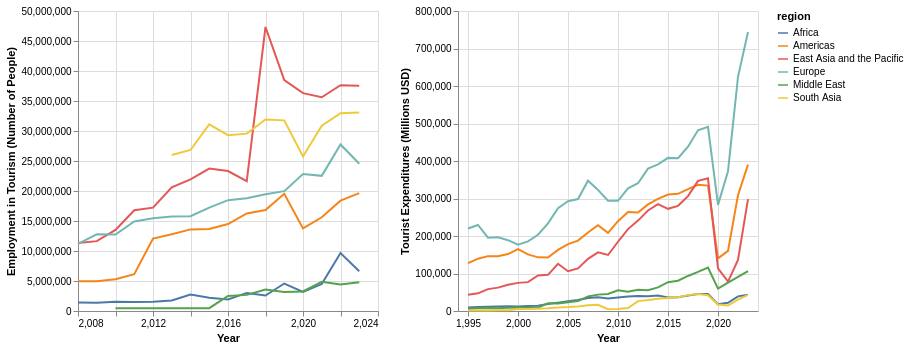

Write notebook code for a chart like this one.
### Code cell
def employment(df):
    chart = alt.Chart(df).mark_line().encode(
        alt.X("year:Q").title("Year"),
        alt.Y("value").title("Employment in Tourism (Number of People)"),
        color = "region:N",
        tooltip = ["region"]
    )

    return chart

def visitors(df):
    chart = alt.Chart(df).mark_line().encode(
        alt.X("year:Q").title("Year"),
        alt.Y("value").title("Number of Inbound Tourists (Number of People)"),
        color = "region:N",
        tooltip = ["region"]
    )

    return chart

def expenditure(df):
    chart = alt.Chart(df).mark_line().encode(
        alt.X("year:Q").title("Year"),
        alt.Y("value").title("Tourist Expenditures (Millions USD)"),
        color = "region:N",
        tooltip = ["region"]
    )

    return chart

# Render chart
employment(region_sums[employment_by_region]) | expenditure(region_sums[expenditure_by_region])

### Figure 1 — Vega-Lite specification as saved in the notebook (floating-point values rounded to 4 significant figures; data arrays with more than 128 entries replaced by an {"elided": "..."} marker saying what was removed)
{"config": {"view": {"continuousWidth": 300, "continuousHeight": 300}}, "hconcat": [{"data": {"name": "data-b4f52ca246f7d015bee803bac27bfb16"}, "mark": {"type": "line"}, "encoding": {"color": {"field": "region", "type": "nominal"}, "tooltip": [{"field": "region", "type": "nominal"}], "x": {"field": "year", "title": "Year", "type": "quantitative"}, "y": {"field": "value", "title": "Employment in Tourism (Number of People)", "type": "quantitative"}}}, {"data": {"name": "data-0381982a2fa65a6c10e37fc9f054fda6"}, "mark": {"type": "line"}, "encoding": {"color": {"field": "region", "type": "nominal"}, "tooltip": [{"field": "region", "type": "nominal"}], "x": {"field": "year", "title": "Year", "type": "quantitative"}, "y": {"field": "value", "title": "Tourist Expenditures (Millions USD)", "type": "quantitative"}}}], "$schema": "https://vega.github.io/schema/vega-lite/v6.4.1.json", "datasets": {"data-b4f52ca246f7d015bee803bac27bfb16": [{"region": "Africa", "indicator_code": "EMPL_TOTL_TOTL_TOTL_TOTL_PRSN", "indicator_label": "employment in tourism industries - total - total - total - total - persons", "year": 2008, "value": 1411000.0}, {"region": "Africa", "indicator_code": "EMPL_TOTL_TOTL_TOTL_TOTL_PRSN", "indicator_label": "employment in tourism industries - total - total - total - total - persons", "year": 2009, "value": 1391000.0}, {"region": "Africa", "indicator_code": "EMPL_TOTL_TOTL_TOTL_TOTL_PRSN", "indicator_label": "employment in tourism industries - total - total - total - total - persons", "year": 2010, "value": 1539000.0}, {"region": "Africa", "indicator_code": "EMPL_TOTL_TOTL_TOTL_TOTL_PRSN", "indicator_label": "employment in tourism industries - total - total - total - total - persons", "year": 2011, "value": 1489000.0}, {"region": "Africa", "indicator_code": "EMPL_TOTL_TOTL_TOTL_TOTL_PRSN", "indicator_label": "employment in tourism industries - total - total - total - total - persons", "year": 2012, "value": 1560000.0}, {"region": "Africa", "indicator_code": "EMPL_TOTL_TOTL_TOTL_TOTL_PRSN", "indicator_label": "employment in tourism industries - total - total - total - total - persons", "year": 2013, "value": 1752000.0}, {"region": "Africa", "indicator_code": "EMPL_TOTL_TOTL_TOTL_TOTL_PRSN", "indicator_label": "employment in tourism industries - total - total - total - total - persons", "year": 2014, "value": 2734000.0}, {"region": "Africa", "indicator_code": "EMPL_TOTL_TOTL_TOTL_TOTL_PRSN", "indicator_label": "employment in tourism industries - total - total - total - total - persons", "year": 2015, "value": 2220000.0}, {"region": "Africa", "indicator_code": "EMPL_TOTL_TOTL_TOTL_TOTL_PRSN", "indicator_label": "employment in tourism industries - total - total - total - total - persons", "year": 2016, "value": 1938000.0}, {"region": "Africa", "indicator_code": "EMPL_TOTL_TOTL_TOTL_TOTL_PRSN", "indicator_label": "employment in tourism industries - total - total - total - total - persons", "year": 2017, "value": 3016000.0}, {"region": "Africa", "indicator_code": "EMPL_TOTL_TOTL_TOTL_TOTL_PRSN", "indicator_label": "employment in tourism industries - total - total - total - total - persons", "year": 2018, "value": 2570000.0}, {"region": "Africa", "indicator_code": "EMPL_TOTL_TOTL_TOTL_TOTL_PRSN", "indicator_label": "employment in tourism industries - total - total - total - total - persons", "year": 2019, "value": 4578000.0}, {"region": "Africa", "indicator_code": "EMPL_TOTL_TOTL_TOTL_TOTL_PRSN", "indicator_label": "employment in tourism industries - total - total - total - total - persons", "year": 2020, "value": 3180000.0}, {"region": "Africa", "indicator_code": "EMPL_TOTL_TOTL_TOTL_TOTL_PRSN", "indicator_label": "employment in tourism industries - total - total - total - total - persons", "year": 2021, "value": 4492000.0}, {"region": "Africa", "indicator_code": "EMPL_TOTL_TOTL_TOTL_TOTL_PRSN", "indicator_label": "employment in tourism industries - total - total - total - total - persons", "year": 2022, "value": 9670000.0}, {"region": "Africa", "indicator_code": "EMPL_TOTL_TOTL_TOTL_TOTL_PRSN", "indicator_label": "employment in tourism industries - total - total - total - total - persons", "year": 2023, "value": 6634000.0}, {"region": "Americas", "indicator_code": "EMPL_TOTL_TOTL_TOTL_TOTL_PRSN", "indicator_label": "employment in tourism industries - total - total - total - total - persons", "year": 2008, "value": 4975000.0}, {"region": "Americas", "indicator_code": "EMPL_TOTL_TOTL_TOTL_TOTL_PRSN", "indicator_label": "employment in tourism industries - total - total - total - total - persons", "year": 2009, "value": 4967000.0}, {"region": "Americas", "indicator_code": "EMPL_TOTL_TOTL_TOTL_TOTL_PRSN", "indicator_label": "employment in tourism industries - total - total - total - total - persons", "year": 2010, "value": 5287000.0}, {"region": "Americas", "indicator_code": "EMPL_TOTL_TOTL_TOTL_TOTL_PRSN", "indicator_label": "employment in tourism industries - total - total - total - total - persons", "year": 2011, "value": 6124000.0}, {"region": "Americas", "indicator_code": "EMPL_TOTL_TOTL_TOTL_TOTL_PRSN", "indicator_label": "employment in tourism industries - total - total - total - total - persons", "year": 2012, "value": 12060000.0}, {"region": "Americas", "indicator_code": "EMPL_TOTL_TOTL_TOTL_TOTL_PRSN", "indicator_label": "employment in tourism industries - total - total - total - total - persons", "year": 2013, "value": 12780000.0}, {"region": "Americas", "indicator_code": "EMPL_TOTL_TOTL_TOTL_TOTL_PRSN", "indicator_label": "employment in tourism industries - total - total - total - total - persons", "year": 2014, "value": 13600000.0}, {"region": "Americas", "indicator_code": "EMPL_TOTL_TOTL_TOTL_TOTL_PRSN", "indicator_label": "employment in tourism industries - total - total - total - total - persons", "year": 2015, "value": 13680000.0}, {"region": "Americas", "indicator_code": "EMPL_TOTL_TOTL_TOTL_TOTL_PRSN", "indicator_label": "employment in tourism industries - total - total - total - total - persons", "year": 2016, "value": 14500000.0}, {"region": "Americas", "indicator_code": "EMPL_TOTL_TOTL_TOTL_TOTL_PRSN", "indicator_label": "employment in tourism industries - total - total - total - total - persons", "year": 2017, "value": 16270000.0}, {"region": "Americas", "indicator_code": "EMPL_TOTL_TOTL_TOTL_TOTL_PRSN", "indicator_label": "employment in tourism industries - total - total - total - total - persons", "year": 2018, "value": 16820000.0}, {"region": "Americas", "indicator_code": "EMPL_TOTL_TOTL_TOTL_TOTL_PRSN", "indicator_label": "employment in tourism industries - total - total - total - total - persons", "year": 2019, "value": 19540000.0}, {"region": "Americas", "indicator_code": "EMPL_TOTL_TOTL_TOTL_TOTL_PRSN", "indicator_label": "employment in tourism industries - total - total - total - total - persons", "year": 2020, "value": 13760000.0}, {"region": "Americas", "indicator_code": "EMPL_TOTL_TOTL_TOTL_TOTL_PRSN", "indicator_label": "employment in tourism industries - total - total - total - total - persons", "year": 2021, "value": 15630000.0}, {"region": "Americas", "indicator_code": "EMPL_TOTL_TOTL_TOTL_TOTL_PRSN", "indicator_label": "employment in tourism industries - total - total - total - total - persons", "year": 2022, "value": 18390000.0}, {"region": "Americas", "indicator_code": "EMPL_TOTL_TOTL_TOTL_TOTL_PRSN", "indicator_label": "employment in tourism industries - total - total - total - total - persons", "year": 2023, "value": 19650000.0}, {"region": "East Asia and the Pacific", "indicator_code": "EMPL_TOTL_TOTL_TOTL_TOTL_PRSN", "indicator_label": "employment in tourism industries - total - total - total - total - persons", "year": 2008, "value": 11340000.0}, {"region": "East Asia and the Pacific", "indicator_code": "EMPL_TOTL_TOTL_TOTL_TOTL_PRSN", "indicator_label": "employment in tourism industries - total - total - total - total - persons", "year": 2009, "value": 11650000.0}, {"region": "East Asia and the Pacific", "indicator_code": "EMPL_TOTL_TOTL_TOTL_TOTL_PRSN", "indicator_label": "employment in tourism industries - total - total - total - total - persons", "year": 2010, "value": 13530000.0}, {"region": "East Asia and the Pacific", "indicator_code": "EMPL_TOTL_TOTL_TOTL_TOTL_PRSN", "indicator_label": "employment in tourism industries - total - total - total - total - persons", "year": 2011, "value": 16790000.0}, {"region": "East Asia and the Pacific", "indicator_code": "EMPL_TOTL_TOTL_TOTL_TOTL_PRSN", "indicator_label": "employment in tourism industries - total - total - total - total - persons", "year": 2012, "value": 17230000.0}, {"region": "East Asia and the Pacific", "indicator_code": "EMPL_TOTL_TOTL_TOTL_TOTL_PRSN", "indicator_label": "employment in tourism industries - total - total - total - total - persons", "year": 2013, "value": 20600000.0}, {"region": "East Asia and the Pacific", "indicator_code": "EMPL_TOTL_TOTL_TOTL_TOTL_PRSN", "indicator_label": "employment in tourism industries - total - total - total - total - persons", "year": 2014, "value": 21940000.0}, {"region": "East Asia and the Pacific", "indicator_code": "EMPL_TOTL_TOTL_TOTL_TOTL_PRSN", "indicator_label": "employment in tourism industries - total - total - total - total - persons", "year": 2015, "value": 23740000.0}, {"region": "East Asia and the Pacific", "indicator_code": "EMPL_TOTL_TOTL_TOTL_TOTL_PRSN", "indicator_label": "employment in tourism industries - total - total - total - total - persons", "year": 2016, "value": 23320000.0}, {"region": "East Asia and the Pacific", "indicator_code": "EMPL_TOTL_TOTL_TOTL_TOTL_PRSN", "indicator_label": "employment in tourism industries - total - total - total - total - persons", "year": 2017, "value": 21630000.0}, {"region": "East Asia and the Pacific", "indicator_code": "EMPL_TOTL_TOTL_TOTL_TOTL_PRSN", "indicator_label": "employment in tourism industries - total - total - total - total - persons", "year": 2018, "value": 47340000.0}, {"region": "East Asia and the Pacific", "indicator_code": "EMPL_TOTL_TOTL_TOTL_TOTL_PRSN", "indicator_label": "employment in tourism industries - total - total - total - total - persons", "year": 2019, "value": 38480000.0}, {"region": "East Asia and the Pacific", "indicator_code": "EMPL_TOTL_TOTL_TOTL_TOTL_PRSN", "indicator_label": "employment in tourism industries - total - total - total - total - persons", "year": 2020, "value": 36320000.0}, {"region": "East Asia and the Pacific", "indicator_code": "EMPL_TOTL_TOTL_TOTL_TOTL_PRSN", "indicator_label": "employment in tourism industries - total - total - total - total - persons", "year": 2021, "value": 35620000.0}, {"region": "East Asia and the Pacific", "indicator_code": "EMPL_TOTL_TOTL_TOTL_TOTL_PRSN", "indicator_label": "employment in tourism industries - total - total - total - total - persons", "year": 2022, "value": 37620000.0}, {"region": "East Asia and the Pacific", "indicator_code": "EMPL_TOTL_TOTL_TOTL_TOTL_PRSN", "indicator_label": "employment in tourism industries - total - total - total - total - persons", "year": 2023, "value": 37520000.0}, {"region": "Europe", "indicator_code": "EMPL_TOTL_TOTL_TOTL_TOTL_PRSN", "indicator_label": "employment in tourism industries - total - total - total - total - persons", "year": 2008, "value": 11190000.0}, {"region": "Europe", "indicator_code": "EMPL_TOTL_TOTL_TOTL_TOTL_PRSN", "indicator_label": "employment in tourism industries - total - total - total - total - persons", "year": 2009, "value": 12780000.0}, {"region": "Europe", "indicator_code": "EMPL_TOTL_TOTL_TOTL_TOTL_PRSN", "indicator_label": "employment in tourism industries - total - total - total - total - persons", "year": 2010, "value": 12730000.0}, {"region": "Europe", "indicator_code": "EMPL_TOTL_TOTL_TOTL_TOTL_PRSN", "indicator_label": "employment in tourism industries - total - total - total - total - persons", "year": 2011, "value": 14920000.0}, {"region": "Europe", "indicator_code": "EMPL_TOTL_TOTL_TOTL_TOTL_PRSN", "indicator_label": "employment in tourism industries - total - total - total - total - persons", "year": 2012, "value": 15470000.0}, {"region": "Europe", "indicator_code": "EMPL_TOTL_TOTL_TOTL_TOTL_PRSN", "indicator_label": "employment in tourism industries - total - total - total - total - persons", "year": 2013, "value": 15760000.0}, {"region": "Europe", "indicator_code": "EMPL_TOTL_TOTL_TOTL_TOTL_PRSN", "indicator_label": "employment in tourism industries - total - total - total - total - persons", "year": 2014, "value": 15800000.0}, {"region": "Europe", "indicator_code": "EMPL_TOTL_TOTL_TOTL_TOTL_PRSN", "indicator_label": "employment in tourism industries - total - total - total - total - persons", "year": 2015, "value": 17230000.0}, {"region": "Europe", "indicator_code": "EMPL_TOTL_TOTL_TOTL_TOTL_PRSN", "indicator_label": "employment in tourism industries - total - total - total - total - persons", "year": 2016, "value": 18480000.0}, {"region": "Europe", "indicator_code": "EMPL_TOTL_TOTL_TOTL_TOTL_PRSN", "indicator_label": "employment in tourism industries - total - total - total - total - persons", "year": 2017, "value": 18800000.0}, {"region": "Europe", "indicator_code": "EMPL_TOTL_TOTL_TOTL_TOTL_PRSN", "indicator_label": "employment in tourism industries - total - total - total - total - persons", "year": 2018, "value": 19450000.0}, {"region": "Europe", "indicator_code": "EMPL_TOTL_TOTL_TOTL_TOTL_PRSN", "indicator_label": "employment in tourism industries - total - total - total - total - persons", "year": 2019, "value": 19980000.0}, {"region": "Europe", "indicator_code": "EMPL_TOTL_TOTL_TOTL_TOTL_PRSN", "indicator_label": "employment in tourism industries - total - total - total - total - persons", "year": 2020, "value": 22820000.0}, {"region": "Europe", "indicator_code": "EMPL_TOTL_TOTL_TOTL_TOTL_PRSN", "indicator_label": "employment in tourism industries - total - total - total - total - persons", "year": 2021, "value": 22530000.0}, {"region": "Europe", "indicator_code": "EMPL_TOTL_TOTL_TOTL_TOTL_PRSN", "indicator_label": "employment in tourism industries - total - total - total - total - persons", "year": 2022, "value": 27760000.0}, {"region": "Europe", "indicator_code": "EMPL_TOTL_TOTL_TOTL_TOTL_PRSN", "indicator_label": "employment in tourism industries - total - total - total - total - persons", "year": 2023, "value": 24540000.0}, {"region": "Middle East", "indicator_code": "EMPL_TOTL_TOTL_TOTL_TOTL_PRSN", "indicator_label": "employment in tourism industries - total - total - total - total - persons", "year": 2010, "value": 437700.0}, {"region": "Middle East", "indicator_code": "EMPL_TOTL_TOTL_TOTL_TOTL_PRSN", "indicator_label": "employment in tourism industries - total - total - total - total - persons", "year": 2011, "value": 446900.0}, {"region": "Middle East", "indicator_code": "EMPL_TOTL_TOTL_TOTL_TOTL_PRSN", "indicator_label": "employment in tourism industries - total - total - total - total - persons", "year": 2012, "value": 456400.0}, {"region": "Middle East", "indicator_code": "EMPL_TOTL_TOTL_TOTL_TOTL_PRSN", "indicator_label": "employment in tourism industries - total - total - total - total - persons", "year": 2013, "value": 464000.0}, {"region": "Middle East", "indicator_code": "EMPL_TOTL_TOTL_TOTL_TOTL_PRSN", "indicator_label": "employment in tourism industries - total - total - total - total - persons", "year": 2014, "value": 470600.0}, {"region": "Middle East", "indicator_code": "EMPL_TOTL_TOTL_TOTL_TOTL_PRSN", "indicator_label": "employment in tourism industries - total - total - total - total - persons", "year": 2015, "value": 477200.0}, {"region": "Middle East", "indicator_code": "EMPL_TOTL_TOTL_TOTL_TOTL_PRSN", "indicator_label": "employment in tourism industries - total - total - total - total - persons", "year": 2016, "value": 2502000.0}, {"region": "Middle East", "indicator_code": "EMPL_TOTL_TOTL_TOTL_TOTL_PRSN", "indicator_label": "employment in tourism industries - total - total - total - total - persons", "year": 2017, "value": 2687000.0}, {"region": "Middle East", "indicator_code": "EMPL_TOTL_TOTL_TOTL_TOTL_PRSN", "indicator_label": "employment in tourism industries - total - total - total - total - persons", "year": 2018, "value": 3588000.0}, {"region": "Middle East", "indicator_code": "EMPL_TOTL_TOTL_TOTL_TOTL_PRSN", "indicator_label": "employment in tourism industries - total - total - total - total - persons", "year": 2019, "value": 3156000.0}, {"region": "Middle East", "indicator_code": "EMPL_TOTL_TOTL_TOTL_TOTL_PRSN", "indicator_label": "employment in tourism industries - total - total - total - total - persons", "year": 2020, "value": 3252000.0}, {"region": "Middle East", "indicator_code": "EMPL_TOTL_TOTL_TOTL_TOTL_PRSN", "indicator_label": "employment in tourism industries - total - total - total - total - persons", "year": 2021, "value": 4859000.0}, {"region": "Middle East", "indicator_code": "EMPL_TOTL_TOTL_TOTL_TOTL_PRSN", "indicator_label": "employment in tourism industries - total - total - total - total - persons", "year": 2022, "value": 4411000.0}, {"region": "Middle East", "indicator_code": "EMPL_TOTL_TOTL_TOTL_TOTL_PRSN", "indicator_label": "employment in tourism industries - total - total - total - total - persons", "year": 2023, "value": 4807000.0}, {"region": "South Asia", "indicator_code": "EMPL_TOTL_TOTL_TOTL_TOTL_PRSN", "indicator_label": "employment in tourism industries - total - total - total - total - persons", "year": 2013, "value": 26000000.0}, {"region": "South Asia", "indicator_code": "EMPL_TOTL_TOTL_TOTL_TOTL_PRSN", "indicator_label": "employment in tourism industries - total - total - total - total - persons", "year": 2014, "value": 26840000.0}, {"region": "South Asia", "indicator_code": "EMPL_TOTL_TOTL_TOTL_TOTL_PRSN", "indicator_label": "employment in tourism industries - total - total - total - total - persons", "year": 2015, "value": 31110000.0}, {"region": "South Asia", "indicator_code": "EMPL_TOTL_TOTL_TOTL_TOTL_PRSN", "indicator_label": "employment in tourism industries - total - total - total - total - persons", "year": 2016, "value": 29300000.0}, {"region": "South Asia", "indicator_code": "EMPL_TOTL_TOTL_TOTL_TOTL_PRSN", "indicator_label": "employment in tourism industries - total - total - total - total - persons", "year": 2017, "value": 29560000.0}, {"region": "South Asia", "indicator_code": "EMPL_TOTL_TOTL_TOTL_TOTL_PRSN", "indicator_label": "employment in tourism industries - total - total - total - total - persons", "year": 2018, "value": 31910000.0}, {"region": "South Asia", "indicator_code": "EMPL_TOTL_TOTL_TOTL_TOTL_PRSN", "indicator_label": "employment in tourism industries - total - total - total - total - persons", "year": 2019, "value": 31770000.0}, {"region": "South Asia", "indicator_code": "EMPL_TOTL_TOTL_TOTL_TOTL_PRSN", "indicator_label": "employment in tourism industries - total - total - total - total - persons", "year": 2020, "value": 25750000.0}, {"region": "South Asia", "indicator_code": "EMPL_TOTL_TOTL_TOTL_TOTL_PRSN", "indicator_label": "employment in tourism industries - total - total - total - total - persons", "year": 2021, "value": 30890000.0}, {"region": "South Asia", "indicator_code": "EMPL_TOTL_TOTL_TOTL_TOTL_PRSN", "indicator_label": "employment in tourism industries - total - total - total - total - persons", "year": 2022, "value": 32960000.0}, {"region": "South Asia", "indicator_code": "EMPL_TOTL_TOTL_TOTL_TOTL_PRSN", "indicator_label": "employment in tourism industries - total - total - total - total - persons", "year": 2023, "value": 33100000.0}], "data-0381982a2fa65a6c10e37fc9f054fda6": {"elided": "174 records"}}}
